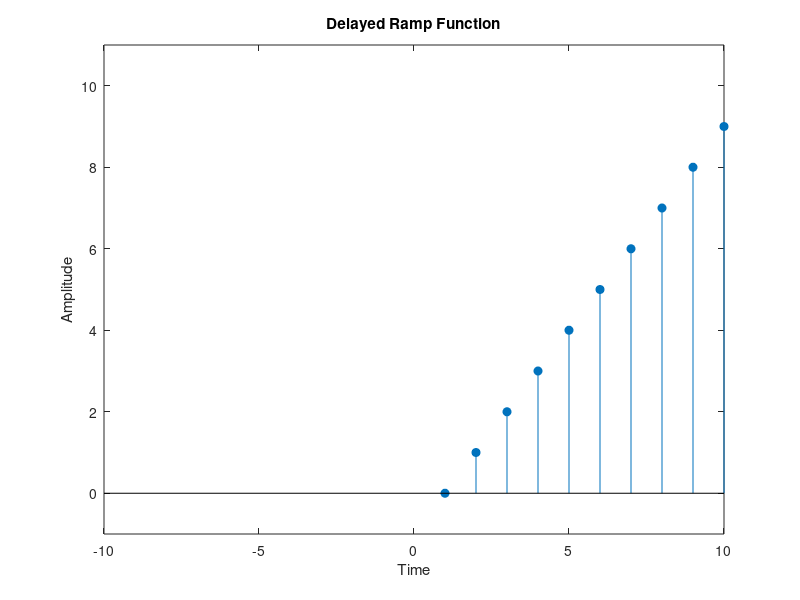

Reproduce this figure in MATLAB.
n=1:10;
stem(n,n-1,'filled');
xlabel('Time');
ylabel('Amplitude');
title('Delayed Ramp Function');
axis([-10 10 -1 11]);